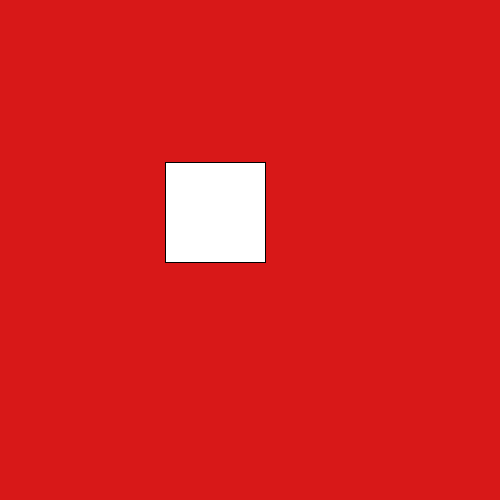
Frame 1 (no input)
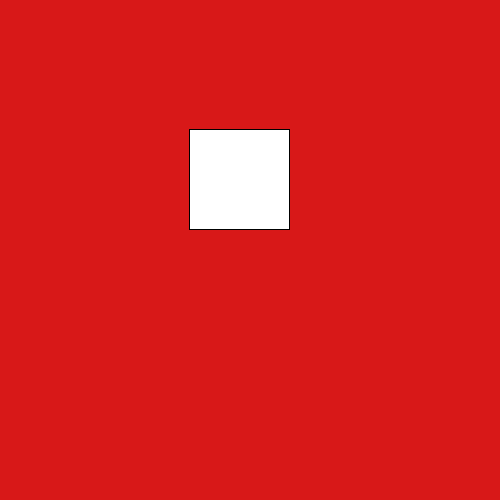
Frame 60 (the mouse pressed at the canvas centre just before this capture)
Frame 120 (the mouse held since frame 60 and released just before this capture): identical to frame 60, image omitted

The Processing sketch that drew these frames (run headless with seeded random() and noise(); from frame 60 on, the mouse is pressed at the canvas centre):

// Processing sketch: week02_1
// ── week02_1.pde
float [] HLE = {-1042, -3479.7, 1003.7, -1669, -1639.6, -14219, -3655.1, -4917, 9363.2, -4271.8, -24, 681};
float [] HLN = {-17090, -13711, -22888, -19631, -23818, -18573, -19636, -15648, -18256, -15721, -17776, -15581};
int N=12;
void setup(){
  size(500,500);
  frameRate(10);
}  
void draw(){
  background(#D81818);
  float dx =HLE [frameCount%N]/100;
  float dy =HLN [frameCount%N]/100;
  rect(200+dx,300+dy,100,100);
}
